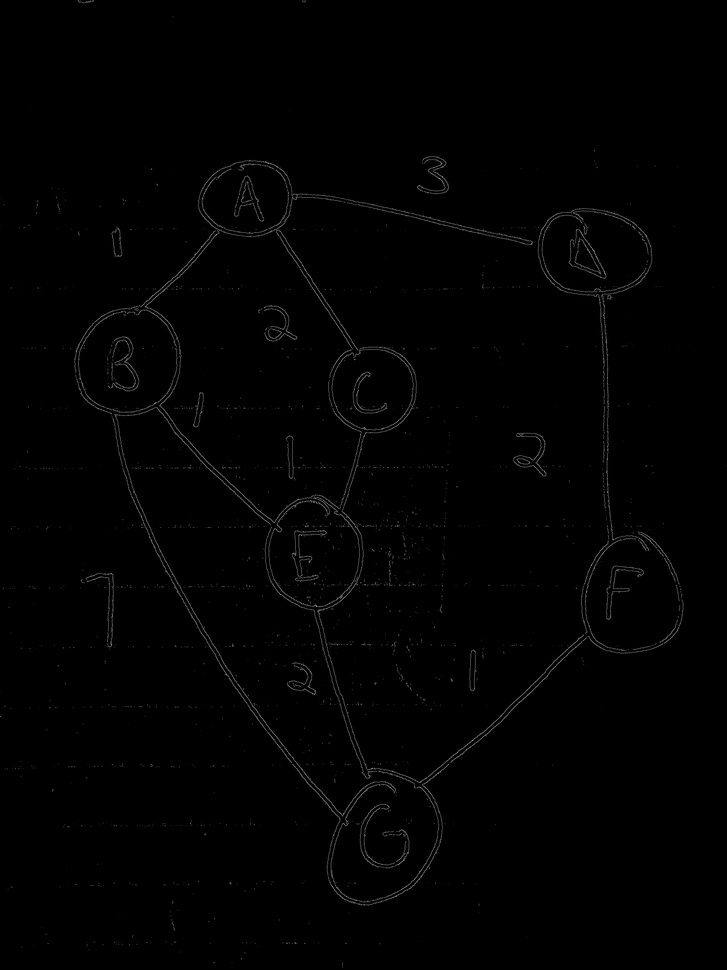
#> input picture opencv_tests/edge_graph.jpg, 727 x 970 px, shrunk from 3024 x 4032 before the run
$ python threshold.py   (older library calls are emulated)
#> lines starting #> are read from the running program, lines starting #| are printed output that depends on the picture; after the words box and inside, x2 and y2 are one past the last pixel; in counts of white or black regions, pixels touching at a corner belong together
'''
import numpy as np
import cv2

im = cv2.imread('./edge_graph.jpg')
imgray = cv2.cvtColor(im,cv2.COLOR_BGR2GRAY)
ret,thresh = cv2.threshold(imgray,127,255,0)
image, contours, hierarchy = cv2.findContours(thresh,cv2.RETR_TREE,cv2.CHAIN_APPROX_SIMPLE)
cnt = contours[4]
img = cv2.drawContours(img, [cnt], 0, (0,255,0), 3)
cv2.imshow('image',img)
cv2.waitKey(0)
cv2.destroyAllWindows()
'''
import cv2
import numpy as np
from matplotlib import pyplot as plt

img = cv2.imread('edge_graph.jpg',0)
#> img is the input picture: shape (970, 727); min 0, max 141, mean 1.7
ret,thresh1 = cv2.threshold(img,127,255,cv2.THRESH_BINARY)
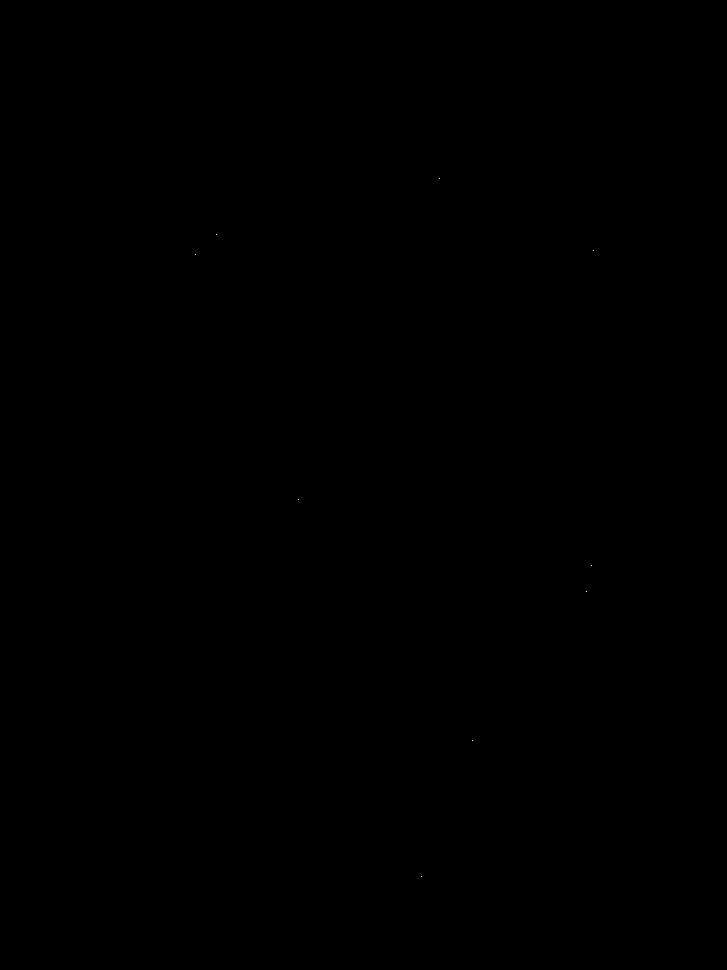
#> thresh1: shape (970, 727); 0% white in thin lines or dots, all inside (x1, y1, x2, y2) = (195, 178, 594, 877)
ret,thresh2 = cv2.threshold(img,127,255,cv2.THRESH_BINARY_INV)
ret,thresh3 = cv2.threshold(img,127,255,cv2.THRESH_TRUNC)
ret,thresh4 = cv2.threshold(img,127,255,cv2.THRESH_TOZERO)
ret,thresh5 = cv2.threshold(img,127,255,cv2.THRESH_TOZERO_INV)

titles = ['Original Image','BINARY','BINARY_INV','TRUNC','TOZERO','TOZERO_INV']
images = [img, thresh1, thresh2, thresh3, thresh4, thresh5]

for i in range(1,6):
    cv2.imwrite(f'{titles[i]}.jpg',images[i])

for i in range(6):
    plt.subplot(2,3,i+1),plt.imshow(images[i],'gray')
    plt.title(titles[i])
    plt.xticks([]),plt.yticks([])

plt.show()
